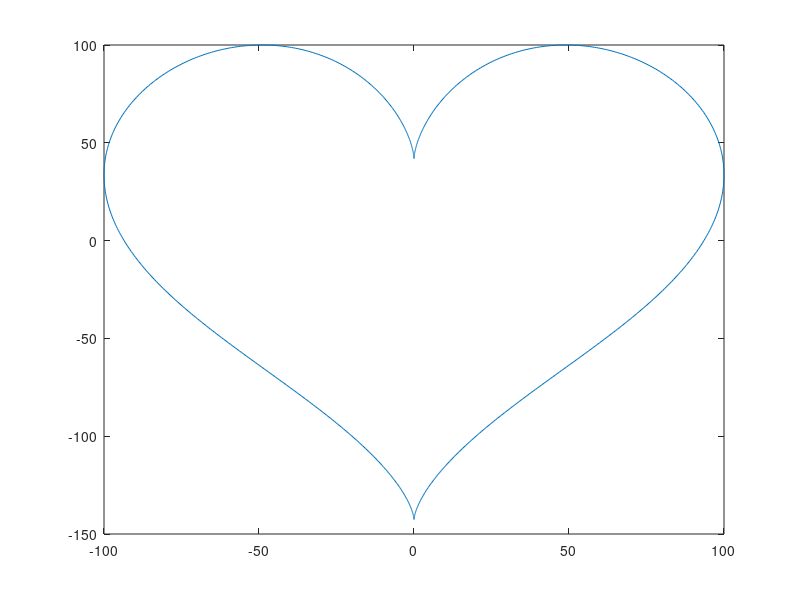

The MATLAB script that drew this image:
%t = tcpclient('192.168.0.11',30002);

%directory = "/home/wolff/Documents/ASTEROIDLAB/UR5RobotControlV3.2";
%command = fileread(directory+"/Program_Template.script");
%command = fileread(directory+"/Robot_Dance.script");

% t = tcpclient('192.168.0.11',30002);
% directory = "/home/wolff/AsteroidLab/AsteroidLab/MATLAB";
% command = fileread(directory+"/Program_Control.script");
% write(t, unicode2native(command,'US-ASCII'));

% 
% x = [tcpa_joints,...
%      tcpb_joints,...
%      tcpa_joints,...
%      tcpb_joints,...
%      tcpa_joints,...
%      tcpb_joints,...
%      tcpa_joints,...
%      tcpb_joints,...
%      tcpa_joints,...
%      tcpb_joints,...
%      tcpa_joints,...
%      tcpb_joints,...
%      tcpa_joints,...
%      tcpb_joints,...
%      tcpa_joints,...
%      tcpb_joints,...
%      tcpa_joints,...
%      tcpb_joints,...
%      jointsb,...
%      jointsa];
% 
% 
% UR3.Move_Joints(x,[2,2])

% scale in mm
scale = 100;

t = linspace(0,2*pi,1000);
x = 16*(sin(t)).^3;
y = 13*cos(t)-5*cos(2*t)-2*cos(3*t)-cos(4*t);
x = (x/max(x))*scale;
y = (y/max(y))*scale;
plot(x,y)



















